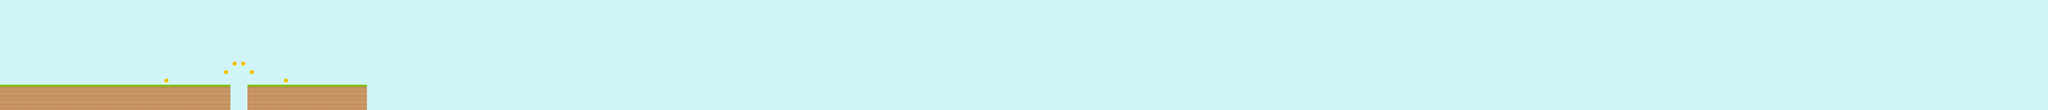

The image is a tile-based game level rendered from a .tmx file. Its description and source (layers, tilesets, objects; grid data summarised) follow:
An orthogonal 240x13 tile map with 70x70 px tiles, 2 tile layers (background, graphics), 3 tilesets and 8 objects.

<map version="1.2" tiledversion="1.2.2" orientation="orthogonal" renderorder="right-down" width="240" height="13" tilewidth="70" tileheight="70" infinite="0" nextlayerid="5" nextobjectid="16">
 <tileset firstgid="1" name="bg" tilewidth="70" tileheight="70" spacing="2" margin="1" tilecount="9" columns="3">
  <image source="textures/bg.png" width="256" height="256" />
 </tileset>
 <tileset firstgid="10" name="items_spritesheet" tilewidth="70" tileheight="70" spacing="2" tilecount="64" columns="8">
  <image source="textures/Items/items_spritesheet.png" width="576" height="576" />
 </tileset>
 <tileset firstgid="74" name="tiles" tilewidth="70" tileheight="70" spacing="2" margin="1" tilecount="196" columns="14">
  <image source="textures/Tiles/tiles.png" width="1024" height="1024" />
 </tileset>
 <layer id="1" name="background" width="240" height="13">
  <data>[3120 cells, 3120 non-empty, 1 distinct tile ids]</data>
 </layer>
 <layer id="2" name="graphics" width="240" height="13">
  <data>[3120 cells, 129 non-empty, 3 distinct tile ids]</data>
 </layer>
 <objectgroup id="3" name="ground">
  <object id="2" x="0" y="700" width="1890" height="210" />
  <object id="3" x="2030" y="700" width="980" height="210" />
 </objectgroup>
 <objectgroup id="4" name="coins">
  <object id="10" x="1330" y="630" width="70" height="70" />
  <object id="11" x="1820" y="560" width="70" height="70" />
  <object id="12" x="1890" y="490" width="70" height="70" />
  <object id="13" x="1960" y="490" width="70" height="70" />
  <object id="14" x="2030" y="560" width="70" height="70" />
  <object id="15" x="2310" y="630" width="70" height="70" />
 </objectgroup>
</map>
